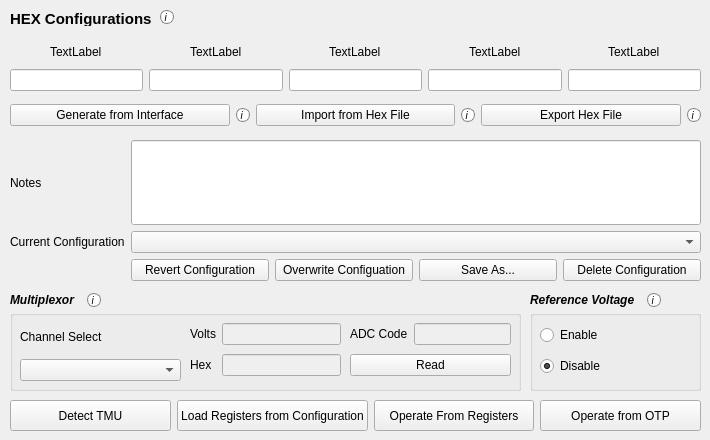
    <widget class="QWidget" name="tab_4">
     <attribute name="title">
      <string>Advanced</string>
     </attribute>
     <widget class="QLabel" name="label_48">
      <property name="geometry">
       <rect>
        <x>10</x>
        <y>10</y>
        <width>151</width>
        <height>16</height>
       </rect>
      </property>
      <property name="text">
       <string>&lt;html&gt;&lt;head/&gt;&lt;body&gt;&lt;p&gt;&lt;span style=&quot; font-size:11pt; font-weight:600;&quot;&gt;HEX Configurations&lt;/span&gt;&lt;/p&gt;&lt;/body&gt;&lt;/html&gt;</string>
      </property>
     </widget>
     <widget class="QPushButton" name="infoButton_HexConfigurations">
      <property name="geometry">
       <rect>
        <x>160</x>
        <y>10</y>
        <width>14</width>
        <height>14</height>
       </rect>
      </property>
      <property name="styleSheet">
       <string notr="true">QPushButton::!pressed{
background-color: white;
border-style: solid;
border-width:1px;
border-radius:7px;
border-color: gray;
max-width:12px;
max-height:12px;
min-width:12px;
min-height:12px;
font-size: 10px;
font-family: &quot;Bookman Old Style&quot;;
font-style:italic;
}

QPushButton::pressed{
background-color: rgb(216, 192, 95);
border-style: solid;
border-width:1px;
border-radius:7px;
border-color: gray;
max-width:12px;
max-height:12px;
min-width:12px;
min-height:12px;
font-size: 10px;
font-family: &quot;Bookman Old Style&quot;;
font-style:italic;
}</string>
      </property>
      <property name="text">
       <string>i </string>
      </property>
     </widget>
     <widget class="QWidget" name="gridLayoutWidget_4">
      <property name="geometry">
       <rect>
        <x>10</x>
        <y>40</y>
        <width>691</width>
        <height>51</height>
       </rect>
      </property>
      <layout class="QGridLayout" name="gridLayout_4">
       <item row="1" column="1">
        <widget class="QLineEdit" name="lineEdit_18">
         <property name="alignment">
          <set>Qt::AlignRight|Qt::AlignTrailing|Qt::AlignVCenter</set>
         </property>
        </widget>
       </item>
       <item row="1" column="0">
        <widget class="QLineEdit" name="lineEdit_17">
         <property name="layoutDirection">
          <enum>Qt::LeftToRight</enum>
         </property>
         <property name="alignment">
          <set>Qt::AlignRight|Qt::AlignTrailing|Qt::AlignVCenter</set>
         </property>
        </widget>
       </item>
       <item row="1" column="4">
        <widget class="QLineEdit" name="lineEdit_21">
         <property name="alignment">
          <set>Qt::AlignRight|Qt::AlignTrailing|Qt::AlignVCenter</set>
         </property>
        </widget>
       </item>
       <item row="1" column="3">
        <widget class="QLineEdit" name="lineEdit_20">
         <property name="alignment">
          <set>Qt::AlignRight|Qt::AlignTrailing|Qt::AlignVCenter</set>
         </property>
        </widget>
       </item>
       <item row="1" column="2">
        <widget class="QLineEdit" name="lineEdit_19">
         <property name="alignment">
          <set>Qt::AlignRight|Qt::AlignTrailing|Qt::AlignVCenter</set>
         </property>
        </widget>
       </item>
       <item row="0" column="1" alignment="Qt::AlignHCenter">
        <widget class="QLabel" name="label_46">
         <property name="text">
          <string>TextLabel</string>
         </property>
        </widget>
       </item>
       <item row="0" column="2" alignment="Qt::AlignHCenter">
        <widget class="QLabel" name="label_45">
         <property name="text">
          <string>TextLabel</string>
         </property>
        </widget>
       </item>
       <item row="0" column="0" alignment="Qt::AlignHCenter">
        <widget class="QLabel" name="label_47">
         <property name="text">
          <string>TextLabel</string>
         </property>
        </widget>
       </item>
       <item row="0" column="3" alignment="Qt::AlignHCenter">
        <widget class="QLabel" name="label_44">
         <property name="text">
          <string>TextLabel</string>
         </property>
        </widget>
       </item>
       <item row="0" column="4" alignment="Qt::AlignHCenter">
        <widget class="QLabel" name="label_43">
         <property name="text">
          <string>TextLabel</string>
         </property>
        </widget>
       </item>
      </layout>
     </widget>
     <widget class="QWidget" name="horizontalLayoutWidget_13">
      <property name="geometry">
       <rect>
        <x>10</x>
        <y>100</y>
        <width>691</width>
        <height>31</height>
       </rect>
      </property>
      <layout class="QHBoxLayout" name="horizontalLayout_12">
       <item>
        <layout class="QHBoxLayout" name="horizontalLayout">
         <item>
          <widget class="QPushButton" name="pushButton_7">
           <property name="text">
            <string>Generate from Interface</string>
           </property>
          </widget>
         </item>
         <item>
          <widget class="QPushButton" name="infoButton_GenerateFromInterface">
           <property name="styleSheet">
            <string notr="true">QPushButton::!pressed{
background-color: white;
border-style: solid;
border-width:1px;
border-radius:7px;
border-color: gray;
max-width:12px;
max-height:12px;
min-width:12px;
min-height:12px;
font-size: 10px;
font-family: &quot;Bookman Old Style&quot;;
font-style:italic;
}

QPushButton::pressed{
background-color: rgb(216, 192, 95);
border-style: solid;
border-width:1px;
border-radius:7px;
border-color: gray;
max-width:12px;
max-height:12px;
min-width:12px;
min-height:12px;
font-size: 10px;
font-family: &quot;Bookman Old Style&quot;;
font-style:italic;
}</string>
           </property>
           <property name="text">
            <string>i </string>
           </property>
          </widget>
         </item>
         <item>
          <layout class="QHBoxLayout" name="horizontalLayout_8">
           <item>
            <widget class="QPushButton" name="pushButton_8">
             <property name="text">
              <string>Import from Hex File</string>
             </property>
            </widget>
           </item>
           <item>
            <widget class="QPushButton" name="infoButton_ImportFromHexFile">
             <property name="styleSheet">
              <string notr="true">QPushButton::!pressed{
background-color: white;
border-style: solid;
border-width:1px;
border-radius:7px;
border-color: gray;
max-width:12px;
max-height:12px;
min-width:12px;
min-height:12px;
font-size: 10px;
font-family: &quot;Bookman Old Style&quot;;
font-style:italic;
}

QPushButton::pressed{
background-color: rgb(216, 192, 95);
border-style: solid;
border-width:1px;
border-radius:7px;
border-color: gray;
max-width:12px;
max-height:12px;
min-width:12px;
min-height:12px;
font-size: 10px;
font-family: &quot;Bookman Old Style&quot;;
font-style:italic;
}</string>
             </property>
             <property name="text">
              <string>i </string>
             </property>
            </widget>
           </item>
          </layout>
         </item>
         <item>
          <layout class="QHBoxLayout" name="horizontalLayout_9">
           <item>
            <widget class="QPushButton" name="pushButton_9">
             <property name="text">
              <string>Export Hex File</string>
             </property>
            </widget>
           </item>
           <item>
            <widget class="QPushButton" name="infoButton_ExportHexFile">
             <property name="styleSheet">
              <string notr="true">QPushButton::!pressed{
background-color: white;
border-style: solid;
border-width:1px;
border-radius:7px;
border-color: gray;
max-width:12px;
max-height:12px;
min-width:12px;
min-height:12px;
font-size: 10px;
font-family: &quot;Bookman Old Style&quot;;
font-style:italic;
}

QPushButton::pressed{
background-color: rgb(216, 192, 95);
border-style: solid;
border-width:1px;
border-radius:7px;
border-color: gray;
max-width:12px;
max-height:12px;
min-width:12px;
min-height:12px;
font-size: 10px;
font-family: &quot;Bookman Old Style&quot;;
font-style:italic;
}</string>
             </property>
             <property name="text">
              <string>i </string>
             </property>
            </widget>
           </item>
          </layout>
         </item>
        </layout>
       </item>
      </layout>
     </widget>
     <widget class="QWidget" name="horizontalLayoutWidget_14">
      <property name="geometry">
       <rect>
        <x>10</x>
        <y>140</y>
        <width>691</width>
        <height>141</height>
       </rect>
      </property>
      <layout class="QGridLayout" name="gridLayout_8">
       <item row="1" column="2">
        <widget class="QComboBox" name="comboBox_4"/>
       </item>
       <item row="0" column="0">
        <widget class="QLabel" name="label_49">
         <property name="text">
          <string>Notes</string>
         </property>
        </widget>
       </item>
       <item row="0" column="2">
        <widget class="QLineEdit" name="lineEdit_22">
         <property name="sizePolicy">
          <sizepolicy hsizetype="Expanding" vsizetype="Expanding">
           <horstretch>0</horstretch>
           <verstretch>0</verstretch>
          </sizepolicy>
         </property>
        </widget>
       </item>
       <item row="1" column="0">
        <widget class="QLabel" name="label_50">
         <property name="text">
          <string>Current Configuration</string>
         </property>
        </widget>
       </item>
       <item row="2" column="2">
        <layout class="QHBoxLayout" name="horizontalLayout_13">
         <item>
          <widget class="QPushButton" name="pushButton_10">
           <property name="text">
            <string>Revert Configuration</string>
           </property>
          </widget>
         </item>
         <item>
          <widget class="QPushButton" name="pushButton_11">
           <property name="text">
            <string>Overwrite Configuation</string>
           </property>
          </widget>
         </item>
         <item>
          <widget class="QPushButton" name="pushButton_12">
           <property name="text">
            <string>Save As...</string>
           </property>
          </widget>
         </item>
         <item>
          <widget class="QPushButton" name="pushButton_13">
           <property name="text">
            <string>Delete Configuration</string>
           </property>
          </widget>
         </item>
        </layout>
       </item>
      </layout>
     </widget>
     <widget class="QWidget" name="layoutWidget">
      <property name="geometry">
       <rect>
        <x>10</x>
        <y>400</y>
        <width>691</width>
        <height>31</height>
       </rect>
      </property>
      <layout class="QHBoxLayout" name="horizontalLayout_15">
       <item>
        <widget class="QPushButton" name="pushButton_14">
         <property name="sizePolicy">
          <sizepolicy hsizetype="Minimum" vsizetype="Expanding">
           <horstretch>0</horstretch>
           <verstretch>0</verstretch>
          </sizepolicy>
         </property>
         <property name="text">
          <string>Detect TMU</string>
         </property>
        </widget>
       </item>
       <item>
        <widget class="QPushButton" name="pushButton_15">
         <property name="sizePolicy">
          <sizepolicy hsizetype="Minimum" vsizetype="Expanding">
           <horstretch>0</horstretch>
           <verstretch>0</verstretch>
          </sizepolicy>
         </property>
         <property name="text">
          <string>Load Registers from Configuration</string>
         </property>
        </widget>
       </item>
       <item>
        <widget class="QPushButton" name="pushButton_16">
         <property name="sizePolicy">
          <sizepolicy hsizetype="Minimum" vsizetype="Expanding">
           <horstretch>0</horstretch>
           <verstretch>0</verstretch>
          </sizepolicy>
         </property>
         <property name="text">
          <string>Operate From Registers</string>
         </property>
        </widget>
       </item>
       <item>
        <widget class="QPushButton" name="pushButton_17">
         <property name="sizePolicy">
          <sizepolicy hsizetype="Minimum" vsizetype="Expanding">
           <horstretch>0</horstretch>
           <verstretch>0</verstretch>
          </sizepolicy>
         </property>
         <property name="text">
          <string>Operate from OTP</string>
         </property>
        </widget>
       </item>
      </layout>
     </widget>
     <widget class="QGroupBox" name="groupBox_8">
      <property name="geometry">
       <rect>
        <x>10</x>
        <y>310</y>
        <width>511</width>
        <height>81</height>
       </rect>
      </property>
      <property name="title">
       <string/>
      </property>
      <widget class="QWidget" name="verticalLayoutWidget_3">
       <property name="geometry">
        <rect>
         <x>10</x>
         <y>10</y>
         <width>161</width>
         <height>61</height>
        </rect>
       </property>
       <layout class="QVBoxLayout" name="verticalLayout_3">
        <item>
         <widget class="QLabel" name="label_11">
          <property name="text">
           <string>Channel Select</string>
          </property>
         </widget>
        </item>
        <item>
         <widget class="QComboBox" name="comboBox_3"/>
        </item>
       </layout>
      </widget>
      <widget class="QWidget" name="verticalLayoutWidget_4">
       <property name="geometry">
        <rect>
         <x>340</x>
         <y>10</y>
         <width>161</width>
         <height>61</height>
        </rect>
       </property>
       <layout class="QVBoxLayout" name="verticalLayout_4">
        <item>
         <layout class="QHBoxLayout" name="horizontalLayout_20">
          <item>
           <widget class="QLabel" name="label_13">
            <property name="text">
             <string>ADC Code</string>
            </property>
           </widget>
          </item>
          <item>
           <widget class="QLineEdit" name="lineEdit_12">
            <property name="enabled">
             <bool>false</bool>
            </property>
           </widget>
          </item>
         </layout>
        </item>
        <item>
         <widget class="QPushButton" name="pushButton">
          <property name="sizePolicy">
           <sizepolicy hsizetype="Expanding" vsizetype="Fixed">
            <horstretch>0</horstretch>
            <verstretch>0</verstretch>
           </sizepolicy>
          </property>
          <property name="text">
           <string>Read</string>
          </property>
         </widget>
        </item>
       </layout>
      </widget>
      <widget class="QWidget" name="gridLayoutWidget_2">
       <property name="geometry">
        <rect>
         <x>180</x>
         <y>10</y>
         <width>151</width>
         <height>61</height>
        </rect>
       </property>
       <layout class="QGridLayout" name="gridLayout_2">
        <item row="0" column="1">
         <widget class="QLineEdit" name="lineEdit_11">
          <property name="enabled">
           <bool>false</bool>
          </property>
         </widget>
        </item>
        <item row="0" column="0">
         <widget class="QLabel" name="label_12">
          <property name="text">
           <string>Volts</string>
          </property>
         </widget>
        </item>
        <item row="1" column="0">
         <widget class="QLabel" name="label_14">
          <property name="text">
           <string>Hex</string>
          </property>
         </widget>
        </item>
        <item row="1" column="1">
         <widget class="QLineEdit" name="lineEdit_13">
          <property name="enabled">
           <bool>false</bool>
          </property>
         </widget>
        </item>
       </layout>
      </widget>
     </widget>
     <widget class="QWidget" name="horizontalLayoutWidget_7">
      <property name="geometry">
       <rect>
        <x>10</x>
        <y>290</y>
        <width>91</width>
        <height>21</height>
       </rect>
      </property>
      <layout class="QHBoxLayout" name="horizontalLayout_7">
       <item>
        <widget class="QLabel" name="label_36">
         <property name="text">
          <string>&lt;html&gt;&lt;head/&gt;&lt;body&gt;&lt;p&gt;&lt;span style=&quot; font-weight:600; font-style:italic;&quot;&gt;Multiplexor&lt;/span&gt;&lt;/p&gt;&lt;/body&gt;&lt;/html&gt;</string>
         </property>
        </widget>
       </item>
       <item>
        <widget class="QPushButton" name="infoButton_Multiplexor">
         <property name="styleSheet">
          <string notr="true">QPushButton::!pressed{
background-color: white;
border-style: solid;
border-width:1px;
border-radius:7px;
border-color: gray;
max-width:12px;
max-height:12px;
min-width:12px;
min-height:12px;
font-size: 10px;
font-family: &quot;Bookman Old Style&quot;;
font-style:italic;
}

QPushButton::pressed{
background-color: rgb(216, 192, 95);
border-style: solid;
border-width:1px;
border-radius:7px;
border-color: gray;
max-width:12px;
max-height:12px;
min-width:12px;
min-height:12px;
font-size: 10px;
font-family: &quot;Bookman Old Style&quot;;
font-style:italic;
}</string>
         </property>
         <property name="text">
          <string>i </string>
         </property>
        </widget>
       </item>
      </layout>
     </widget>
     <widget class="QWidget" name="horizontalLayoutWidget_6">
      <property name="geometry">
       <rect>
        <x>530</x>
        <y>290</y>
        <width>131</width>
        <height>21</height>
       </rect>
      </property>
      <layout class="QHBoxLayout" name="horizontalLayout_6">
       <item>
        <widget class="QLabel" name="label_35">
         <property name="text">
          <string>&lt;html&gt;&lt;head/&gt;&lt;body&gt;&lt;p&gt;&lt;span style=&quot; font-weight:600; font-style:italic;&quot;&gt;Reference Voltage&lt;/span&gt;&lt;/p&gt;&lt;/body&gt;&lt;/html&gt;</string>
         </property>
        </widget>
       </item>
       <item>
        <widget class="QPushButton" name="infoButton_ReferenceVoltage">
         <property name="styleSheet">
          <string notr="true">QPushButton::!pressed{
background-color: white;
border-style: solid;
border-width:1px;
border-radius:7px;
border-color: gray;
max-width:12px;
max-height:12px;
min-width:12px;
min-height:12px;
font-size: 10px;
font-family: &quot;Bookman Old Style&quot;;
font-style:italic;
}

QPushButton::pressed{
background-color: rgb(216, 192, 95);
border-style: solid;
border-width:1px;
border-radius:7px;
border-color: gray;
max-width:12px;
max-height:12px;
min-width:12px;
min-height:12px;
font-size: 10px;
font-family: &quot;Bookman Old Style&quot;;
font-style:italic;
}</string>
         </property>
         <property name="text">
          <string>i </string>
         </property>
        </widget>
       </item>
      </layout>
     </widget>
     <widget class="QGroupBox" name="groupBox_2">
      <property name="geometry">
       <rect>
        <x>530</x>
        <y>310</y>
        <width>171</width>
        <height>81</height>
       </rect>
      </property>
      <property name="title">
       <string/>
      </property>
      <widget class="QWidget" name="horizontalLayoutWidget">
       <property name="geometry">
        <rect>
         <x>10</x>
         <y>10</y>
         <width>151</width>
         <height>61</height>
        </rect>
       </property>
       <layout class="QVBoxLayout" name="verticalLayout_2">
        <item>
         <widget class="QRadioButton" name="radioButton_8">
          <property name="text">
           <string>Enable</string>
          </property>
          <property name="checked">
           <bool>false</bool>
          </property>
         </widget>
        </item>
        <item>
         <widget class="QRadioButton" name="radioButton_9">
          <property name="text">
           <string>Disable</string>
          </property>
          <property name="checked">
           <bool>true</bool>
          </property>
         </widget>
        </item>
       </layout>
      </widget>
     </widget>
    </widget>
